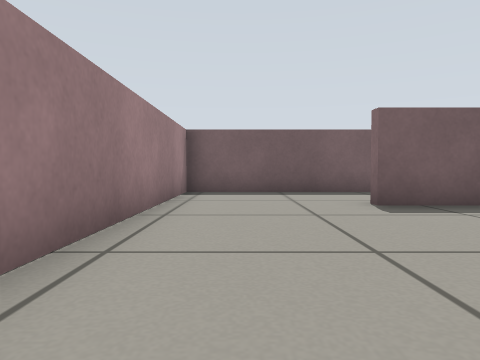
View 1 (above)

12 first-person views from a walk through a Gazebo world. The camera is 0.31 m above the floor, tilts 2° down and sees 70° across. The floor is counted in squares, 0.5 m on a side. Each view is taken from the middle of a square. On the plan, view 1 faces up. The plan holds only what a view shows up to about 10 squares ahead; the rest is blank.

View 2
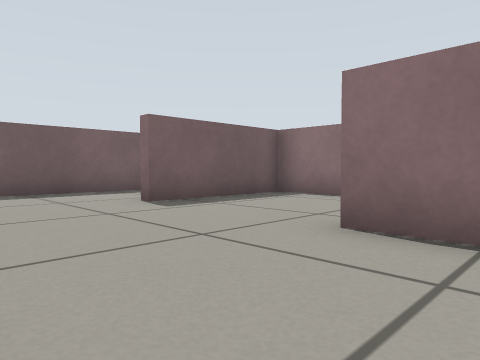

View 3
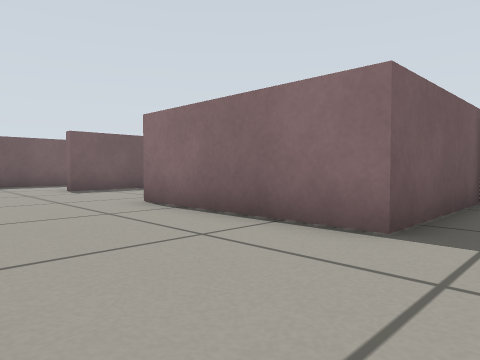

View 4
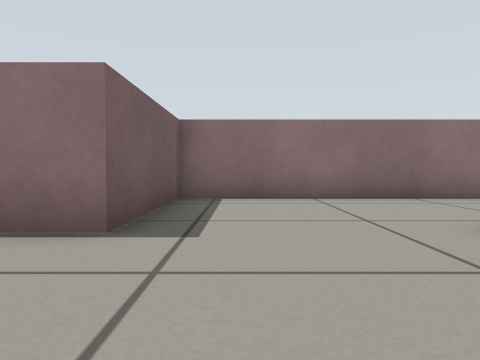

View 5
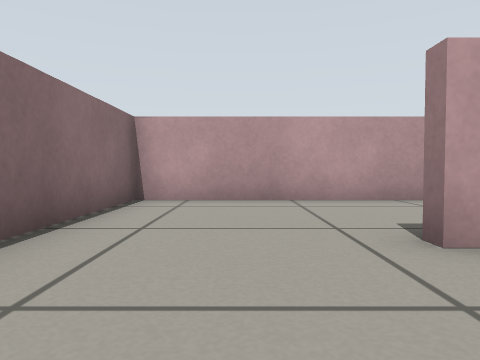

View 6
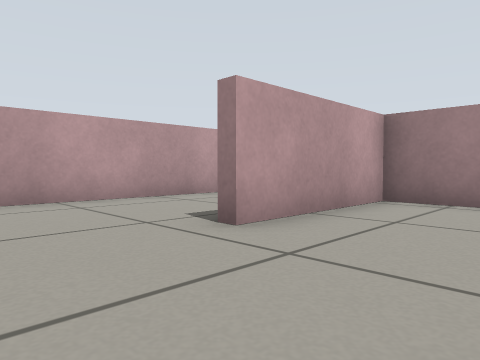

View 7
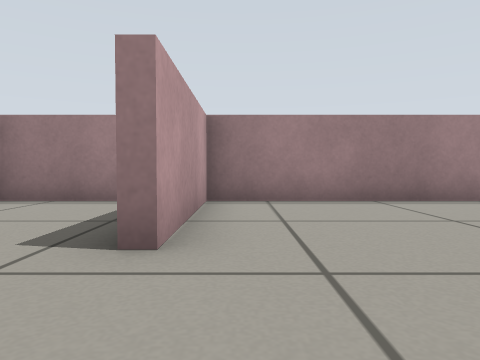

View 8
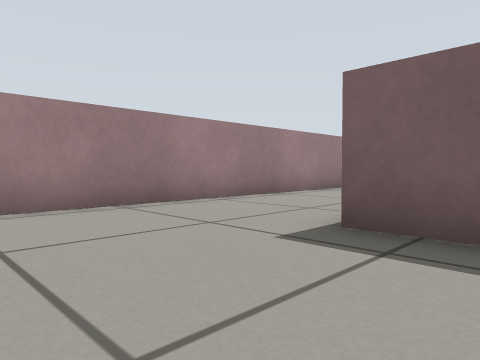

View 9
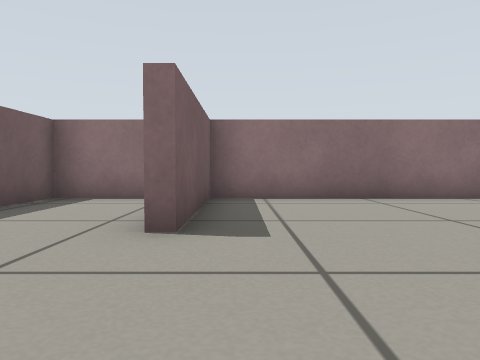

View 10
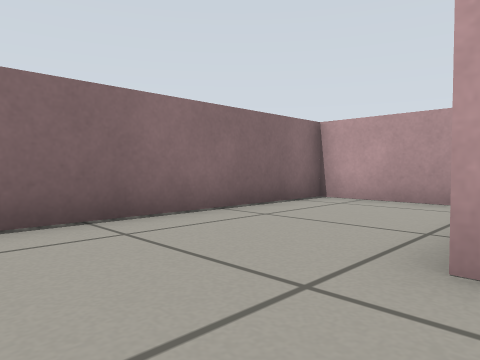

View 11
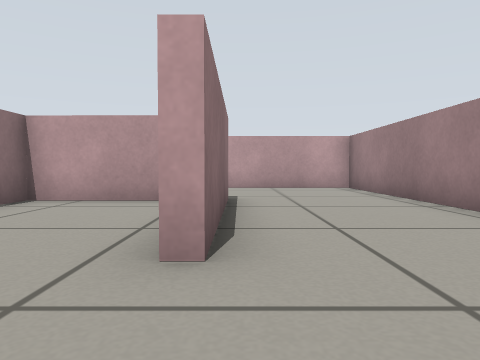

View 12
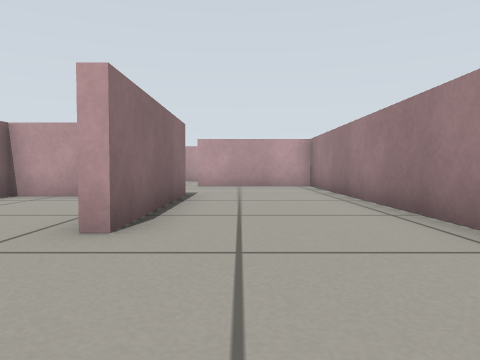

### Floor plan
Points are (right, up) in squares from view 1. A wall is a line through its corners. A room is listed if a view was taken in it or the views show most of it. See-through windows are left out.
Room 1 (views 1, 2, 3, 4, 5, 6, 7, 8, 9, 10, 11, 12)
walls: (3.4, -2.4) (6, -2.5) (6, 5.6) (2.2, 5.6) (2.2, 6); (-1.4, -8.3) (-1.4, -10.5); (6, 6.9) (6, 8.8) (-1.4, 8.8) (-1.4, -6.6) (2.4, -6.6) (2.4, -7); (-0.9, -10.6) (6, -10.6) (6, -2.8) (2.2, -2.7) (2.2, 1.8) (2.6, 1.8)

Positions as (right, up) in squares from view 1, and headings:
1: (0, 0), facing up
2: (-1, 0), facing up-right
3: (-1, -4), facing up-right
4: (-1, -4), facing right
5: (4, -4), facing down
6: (5, -4), facing down-left
7: (5, -6), facing left
8: (4, -6), facing up-left
9: (-1, 5), facing right
10: (2, 4), facing down-right
11: (2, 4), facing down
12: (1, 5), facing down
